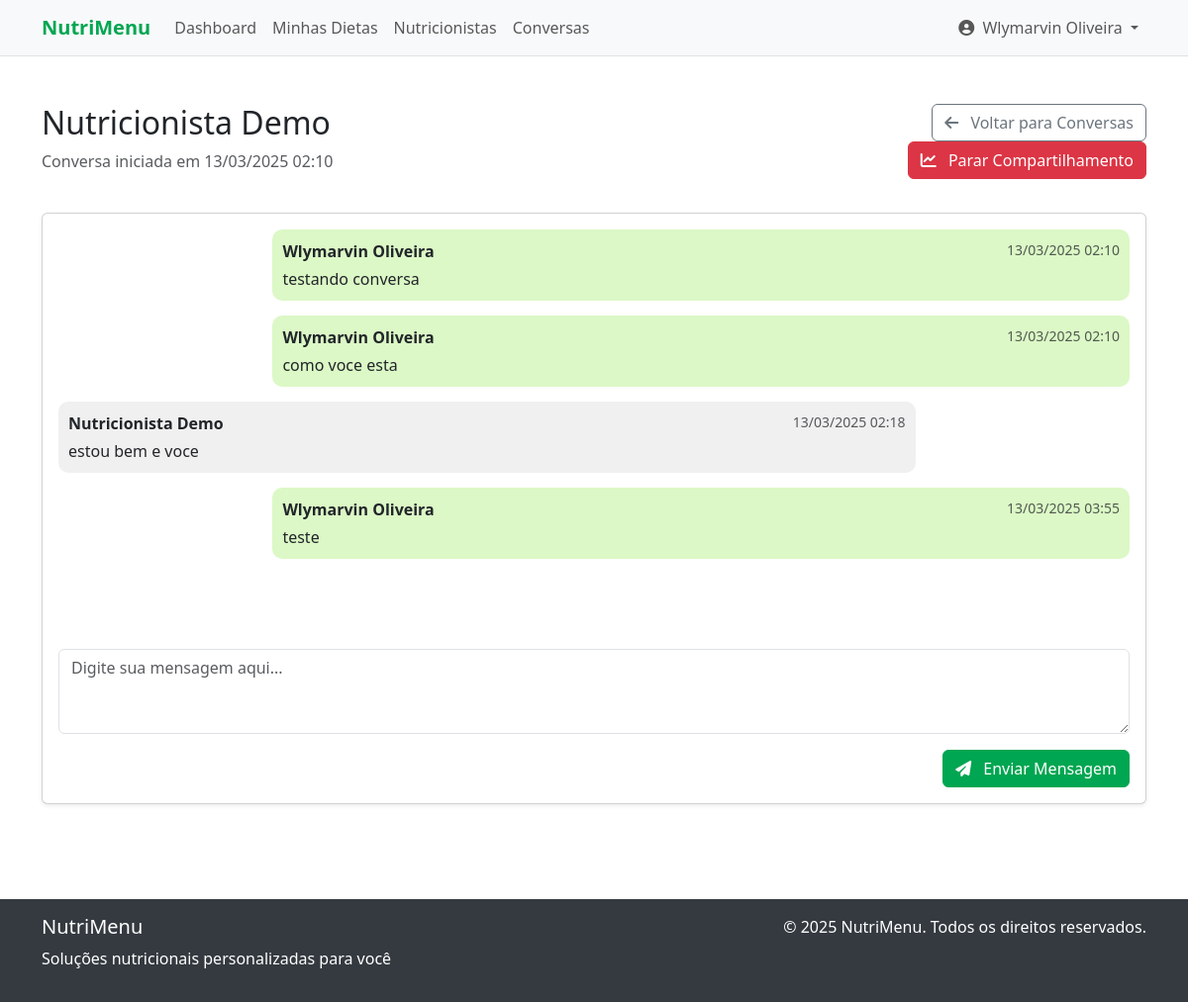
The app's page /chats/view?id=1 (signed in) with its own data.
### tables this page shows
CREATE TABLE chats (
    id INTEGER PRIMARY KEY AUTOINCREMENT,
    user_id INTEGER NOT NULL,
    nutritionist_id INTEGER NOT NULL,
    status TEXT DEFAULT 'active', -- 'active', 'closed'
    share_progress BOOLEAN DEFAULT 0,
    created_at DATETIME DEFAULT CURRENT_TIMESTAMP,
    updated_at DATETIME DEFAULT CURRENT_TIMESTAMP,
    FOREIGN KEY (user_id) REFERENCES users(id) ON DELETE CASCADE,
    FOREIGN KEY (nutritionist_id) REFERENCES nutritionist_profiles(id) ON DELETE CASCADE
);

CREATE TABLE chat_messages (
    id INTEGER PRIMARY KEY AUTOINCREMENT,
    chat_id INTEGER NOT NULL,
    sender_id INTEGER NOT NULL,
    message TEXT NOT NULL,
    read BOOLEAN DEFAULT 0,
    created_at DATETIME DEFAULT CURRENT_TIMESTAMP,
    FOREIGN KEY (chat_id) REFERENCES chats(id) ON DELETE CASCADE,
    FOREIGN KEY (sender_id) REFERENCES users(id) ON DELETE CASCADE
);

CREATE TABLE users (
    id INTEGER PRIMARY KEY AUTOINCREMENT,
    name TEXT NOT NULL,
    email TEXT NOT NULL UNIQUE,
    password TEXT NOT NULL,
    role TEXT NOT NULL DEFAULT 'user', -- 'admin', 'nutritionist', 'restaurant', 'user'
    created_at DATETIME DEFAULT CURRENT_TIMESTAMP,
    updated_at DATETIME DEFAULT CURRENT_TIMESTAMP
);

### src/controllers/ChatController.php (called while the page is built, shortened)
<?php
require_once __DIR__ . '/../models/Chat.php';
class ChatController {
    private $chatModel;
    private $auth;
    public function __construct() {
        $this->chatModel = new Chat();
        $this->auth = Auth::getInstance();
    }
    public function view() {
        $chatId = $_GET['id'] ?? 0;
        $chat = $this->chatModel->getById($chatId);
        $userId = $this->auth->getUserId();
        $this->chatModel->markAsRead($chatId, $userId);
        $messages = $this->chatModel->getMessages($chatId);
        view('chat/view', [
            'chat' => $chat,
            'messages' => $messages,
            'userId' => $userId
        ]);
    }
}

### public/index.php (called while the page is built, shortened)
<?php
$controllerFiles = glob(__DIR__ . '/../src/controllers/*.php');
foreach ($controllerFiles as $controller) {
    require_once $controller;
}
$route = getCurrentRoute();
list($controller, $method) = explode('::', $routes[$route]);
$controller = new $controller();
$controller->$method();

### src/config/database.php (called while the page is built, shortened)
<?php
class Database {
    private static $instance = null;
    private $conn;
    private function __construct() {
        $dbPath = __DIR__ . '/../../database/nutrition.db';
        try {
            $this->conn = new SQLite3($dbPath);
            $this->conn->enableExceptions(true);
        } catch (Exception $e) {
            die("Database connection error: " . $e->getMessage());
        }
    }
    public static function getInstance() {
        if (self::$instance === null) {
            self::$instance = new self();
        }
        return self::$instance;
    }
    public function query($sql, $params = []) {
        try {
            $stmt = $this->conn->prepare($sql);
            if (!empty($params)) {
                foreach ($params as $param => $value) {
                    if (is_int($value)) {
                        $stmt->bindValue($param, $value, SQLITE3_INTEGER);
                    } else if (is_float($value)) {
                        $stmt->bindValue($param, $value, SQLITE3_FLOAT);
                    } else if (is_null($value)) {
                        $stmt->bindValue($param, null, SQLITE3_NULL);
                    } else {
                        $stmt->bindValue($param, $value, SQLITE3_TEXT);
                    }
                }
            }
            $result = $stmt->execute();
            return $result;
        } catch (Exception $e) {
            die("Query execution error: " . $e->getMessage());
        }
    }
    public function fetchAll($sql, $params = []) {
        $result = $this->query($sql, $params);
        $rows = [];
        while ($row = $result->fetchArray(SQLITE3_ASSOC)) {
            $rows[] = $row;
        }
        return $rows;
    }
    public function fetchOne($sql, $params = []) {
        $result = $this->query($sql, $params);
        return $result->fetchArray(SQLITE3_ASSOC);
    }
}

### src/models/Chat.php (called while the page is built, shortened)
<?php
require_once __DIR__ . '/../config/database.php';
class Chat {
    private $db;
    public function __construct() {
        $this->db = Database::getInstance();
    }
    public function getById($chatId) {
        $sql = "SELECT c.*,
                u.name as user_name,
                n.user_id as nutritionist_user_id,
                nu.name as nutritionist_name
                FROM chats c
                JOIN users u ON c.user_id = u.id
                JOIN nutritionist_profiles n ON c.nutritionist_id = n.id
                JOIN users nu ON n.user_id = nu.id
                WHERE c.id = :id";
        return $this->db->fetchOne($sql, [':id' => $chatId]);
    }
    public function getMessages($chatId, $limit = 50, $offset = 0) {
        $sql = "SELECT cm.*, u.name as sender_name
                FROM chat_messages cm
                JOIN users u ON cm.sender_id = u.id
                WHERE cm.chat_id = :chat_id
                ORDER BY cm.created_at DESC
                LIMIT :limit OFFSET :offset";
        return $this->db->fetchAll($sql, [
            ':chat_id' => $chatId,
            ':limit' => $limit,
            ':offset' => $offset
        ]);
    }
    public function markAsRead($chatId, $userId) {
        $sql = "UPDATE chat_messages
                SET read = 1
                WHERE chat_id = :chat_id AND sender_id != :user_id AND read = 0";
        try {
            $this->db->query($sql, [':chat_id' => $chatId, ':user_id' => $userId]);
            return true;
        } catch (Exception $e) {
            return false;
        }
    }
}

### src/utils/Formatter.php (called while the page is built, shortened)
<?php
class Formatter {
    public static function formatDateTime($date) {
        $timestamp = is_numeric($date) ? $date : strtotime($date);
        return date('d/m/Y H:i', $timestamp);
    }
}

### src/views/chat/view.php (the view, shortened to what this page needs)
<div class="container my-5">
    <div class="row mb-4">
        <div class="col-md-8">
            <h2>
                <?= $userId == $chat['user_id'] ? $chat['nutritionist_name'] : $chat['user_name'] ?>
            </h2>
            <p class="text-muted">Conversa iniciada em <?= Formatter::formatDateTime($chat['created_at']) ?></p>
        </div>
        <div class="col-md-4 text-md-end">
            <a href="/chats" class="btn btn-outline-secondary">
                <i class="fas fa-arrow-left me-2"></i> Voltar para Conversas
            </a>
            <?php if ($userId == $chat['user_id']): ?>
                <form method="POST" action="/chats/progress" class="d-inline-block ms-2">
                    <button type="submit" class="btn btn-<?= $chat['share_progress'] ? 'danger' : 'success' ?>">
                        <i class="fas fa-chart-line me-2"></i>
                        <?= $chat['share_progress'] ? 'Parar Compartilhamento' : 'Compartilhar Progresso' ?>
                    </button>
                </form>
            <?php endif; ?>
        </div>
    </div>
    <div class="row">
        <div class="col-12">
            <div class="card shadow-sm">
                <div class="card-body">
                    <div class="chat-container mb-4" id="chatContainer">
                        <?php if (empty($messages)): ?>
                            <div class="text-center my-5 py-5">
                                <i class="fas fa-comments fa-3x text-muted mb-3"></i>
                                <h5>Nenhuma mensagem enviada</h5>
                                <p class="text-muted">Envie a primeira mensagem para iniciar a conversa.</p>
                            </div>
                        <?php else: ?>
                            <?php foreach (array_reverse($messages) as $message): ?>
                                <div class="chat-message <?= $message['sender_id'] == $userId ? 'sent' : 'received' ?>">
                                    <div class="d-flex justify-content-between align-items-start">
                                        <span class="fw-bold"><?= $message['sender_name'] ?></span>
                                        <small class="text-muted"><?= Formatter::formatDateTime($message['created_at']) ?></small>
                                    </div>
                                    <p class="mb-0 mt-1"><?= nl2br(htmlspecialchars($message['message'])) ?></p>
                                </div>
                            <?php endforeach; ?>
                        <?php endif; ?>
                    </div>
                    <?php if ($chat['status'] === 'active'): ?>
                        <form method="POST" action="/chats/send">
                            <div class="mb-3">
                                <textarea class="form-control" name="message" rows="3" placeholder="Digite sua mensagem aqui..." required></textarea>
                            </div>
                            <div class="d-grid gap-2 d-md-flex justify-content-md-end">
                                <button type="submit" class="btn btn-primary">
                                    <i class="fas fa-paper-plane me-2"></i> Enviar Mensagem
                                </button>
                            </div>
                        </form>
                    <?php else: ?>
                        <div class="alert alert-warning">
                            <i class="fas fa-exclamation-triangle me-2"></i> Esta conversa está fechada. Não é possível enviar novas mensagens.
                        </div>
                    <?php endif; ?>
                </div>
            </div>
        </div>
    </div>
</div>

### public/css/styles.css (style rules this page uses)
:root { --primary-color: #00a651; --secondary-color: #007bff; --dark-color: #343a40; --light-color: #f8f9fa; }
body { font-family: 'Segoe UI', Tahoma, Geneva, Verdana, sans-serif; min-height: 100vh; display: flex; flex-direction: column; }
.btn-primary { background-color: var(--primary-color); border-color: var(--primary-color); }
.chat-container { height: 400px; overflow-y: auto; }
.chat-message { margin-bottom: 15px; padding: 10px; border-radius: 10px; }
.chat-message.sent { background-color: #dcf8c6; margin-left: 20%; }
.chat-message.received { background-color: #f1f0f0; margin-right: 20%; }

### records on screen
chats: created_at "13/03/2025 02:10"
chat_messages: sender.name "Wlymarvin Oliveira", created_at "13/03/2025 02:10", message "testando conversa"
chat_messages: sender.name "Wlymarvin Oliveira", created_at "13/03/2025 02:10", message "como voce esta"
chat_messages: sender.name "Nutricionista Demo", created_at "13/03/2025 02:18", message "estou bem e voce"
chat_messages: sender.name "Wlymarvin Oliveira", created_at "13/03/2025 03:55", message "teste"

### other values on screen
APP_NAME "NutriMenu"
$currentUser['name'] "Wlymarvin Oliveira"
$chat['nutritionist_name'] "Nutricionista Demo"
